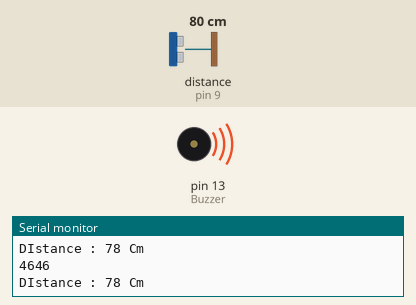
A sketch run on a simulated Arduino Uno, built with avr-gcc and run on an emulated ATmega328P. Parts: buzzer (waves = sounding), the last lines printed to the serial monitor. Wiring (inferred from the names in the program): ultrasonic range finder: trigger pin 10; echo pin 9. The test bench sets the inputs (shaded band); at power-on: distance to the obstacle (sensor on pin 9) 80 cm. The echo pulse lasts 58.3 µs per cm.

Above: at 7.5 s.
7.6 s: distance to the obstacle (sensor on pin 9) set to 67 cm
15.1 s: distance to the obstacle (sensor on pin 9) set to 58 cm
At 20.5 s:
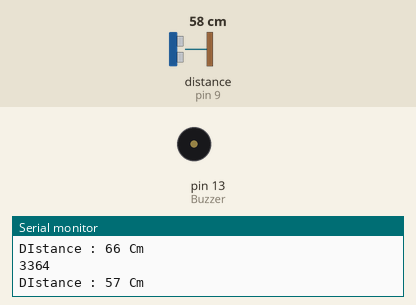
Timing chart, 0 to 22.0 s (numbered marks = the images above; inputs shaded):
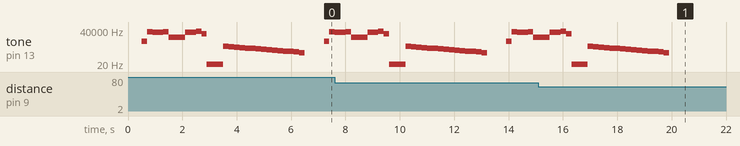

Measured:
- the behaviour switches between 62 and 61 cm on distance to the obstacle (sensor on pin 9) (found by bisection; images 0 and 1)
- after the input at 15.1 s, tone on pin 13 (Buzzer): goes on until 19.9 s, then stays silent
- by itself, tone on pin 13 (Buzzer): plays 3328 Hz for 0.20 s, 26739 Hz for 0.20 s, 24946 Hz for 0.20 s, 25344 Hz for 0.20 s, 27971 Hz for 0.20 s, 8192 Hz for 0.20 s … (32 notes in this stretch)

The sketch:

sketch_sep11d.ino
```cpp
#define TRIG 10 //TRIG 핀 설정 (초음파 보내는 핀)
#define ECHO 9 //ECHO 핀 설정 (초음파 받는 핀)
int Buzzer = 13;    // 버저 핀을 13번에 연결
int SORI_PIN = 12;
int numTones = 61;
//int Sensor = 9;    // 센서핀은 9번에 연결
int tones[16] = {0, 261, 294, 330, 349, 392, 440, 494, 523, 587, 659, 698, 783, 880, 987, 1046};
//int tones1[20] = {};//연주음악 번호입력
int times[] = {500,1000, 1500, 3000}; // 8분읍표, 4분음표, 점4분음표, 점2분음표
int val;
int i;

int arr_eum[] = {
    5,8,7,6, 8,5,3,5, 8,9,10,11,10,9,0,
    12,11,10,9, 8,7,6,5,3, 5,8,9,9,10,8,0,
    7,8,9,7, 10,11,12,10, 9,8,7,8,9,0,
    12,11,10,9, 8,7,6,5,3, 5,8,9,9,10,8,0};

int arr_time[] = {
    1,2,0,1, 1,1,1,1, 1,0,0,2,0,3,1,
    2,0,1,1, 1,0,0,1,1, 1,1,0,0,1,3,1,
    2,0,1,1, 2,0,1,1, 1,1,1,1,3,1,
    2,0,1,1, 1,0,0,1,1, 1,1,0,0,1,2,1};

void setup() {

  Serial.begin(9600); //PC모니터로 센서값을 확인하기위해서 시리얼 통신을 정의해줍니다.

                       //시리얼 통신을 이용해 PC모니터로 데이터 값을 확인하는 부분은 자주사용되기 때문에

                       //필수로 습득해야하는 교육코스 입니다.


  pinMode(TRIG, OUTPUT);
  pinMode(ECHO, INPUT); //초음파센서
  pinMode(Buzzer, OUTPUT);   // 버저를 출력으로 설정
}


void loop()

{

  long duration, distance;
  digitalWrite(TRIG, LOW);
  delayMicroseconds(2);
  digitalWrite(TRIG, HIGH);
  delayMicroseconds(10);
  digitalWrite(TRIG, LOW);
  duration = pulseIn (ECHO, HIGH); //물체에 반사되어돌아온 초음파의 시간을 변수에 저장합니다.
 //34000*초음파가 물체로 부터 반사되어 돌아오는시간 /1000000 / 2(왕복값이아니라 편도값이기때문에 나누기2를 해줍니다.)
 //초음파센서의 거리값이 위 계산값과 동일하게 Cm로 환산되는 계산공식 입니다. 수식이 간단해지도록 적용했습니다.
  distance = duration * 17 / 1000;
  //PC모니터로 초음파 거리값을 확인 하는 코드 입니다.
  Serial.println(duration ); //초음파가 반사되어 돌아오는 시간을 보여줍니다.
  Serial.print("\nDIstance : ");
  Serial.print(distance); //측정된 물체로부터 거리값(cm값)을 보여줍니다.
  Serial.println(" Cm");
  delay(500); //1초마다 측정값을 보여줍니다.
//val = digitalRead(Sensor);  // 센서값 읽어옴
  if (distance < 10) {          // 장애물 감지가 안되면
    for(numTones = 0; numTones < 10; numTones++)  {
    noTone(7);                // 버저가 울리지 않는다
    delay(50);
    }
  }
  else if (distance > 20 &&distance < 40) {          // 장애물 감지가 안되면
    for(numTones = 25; numTones >= 0; numTones--) {                  // 장애물이 감지되면
        tone(Buzzer, tones[numTones]);
        delay(100);
    }
  }
  else if(distance > 60){
    for(numTones = 30; numTones >= 0; numTones--) {                  // 장애물이 감지되면
        tone(Buzzer, tones[numTones]);
        delay(200);
    }
  }
  else{
    for(i=0; i<numTones; i++)
    {
      if(tones[arr_eum[i]]==0) noTone(SORI_PIN); // 쉼표
      else tone(SORI_PIN, tones[arr_eum[i]]); // 음표
      delay(times[arr_time[i]]/2);

      noTone(SORI_PIN);
      delay(50);
      // noTone(8);
  }
    noTone(Buzzer);
    delay(1000);
  }
}
```

0924.1.c
```cpp
#include <stdio.h>

// Á¤¼ö nÀÇ ¼øÂ÷°ö¼Á°ªÀ» ¹ÝÈ¯
int factorial(int n)
{
	if (n > 0)
		return n * factorial(n - 1);
	else
		return 1;
}
int fact2(int num)
{
	int fact = 1;
	while (num > 0)
	{
		fact *= num--;
	}
	return fact;
}

int main(void) {
	int x;
	printf("Enter an integer:");
	scanf("%d", &x);
	printf("factorial(%d) = %d \n", x, factorial(x));

	return 0;
}
```
